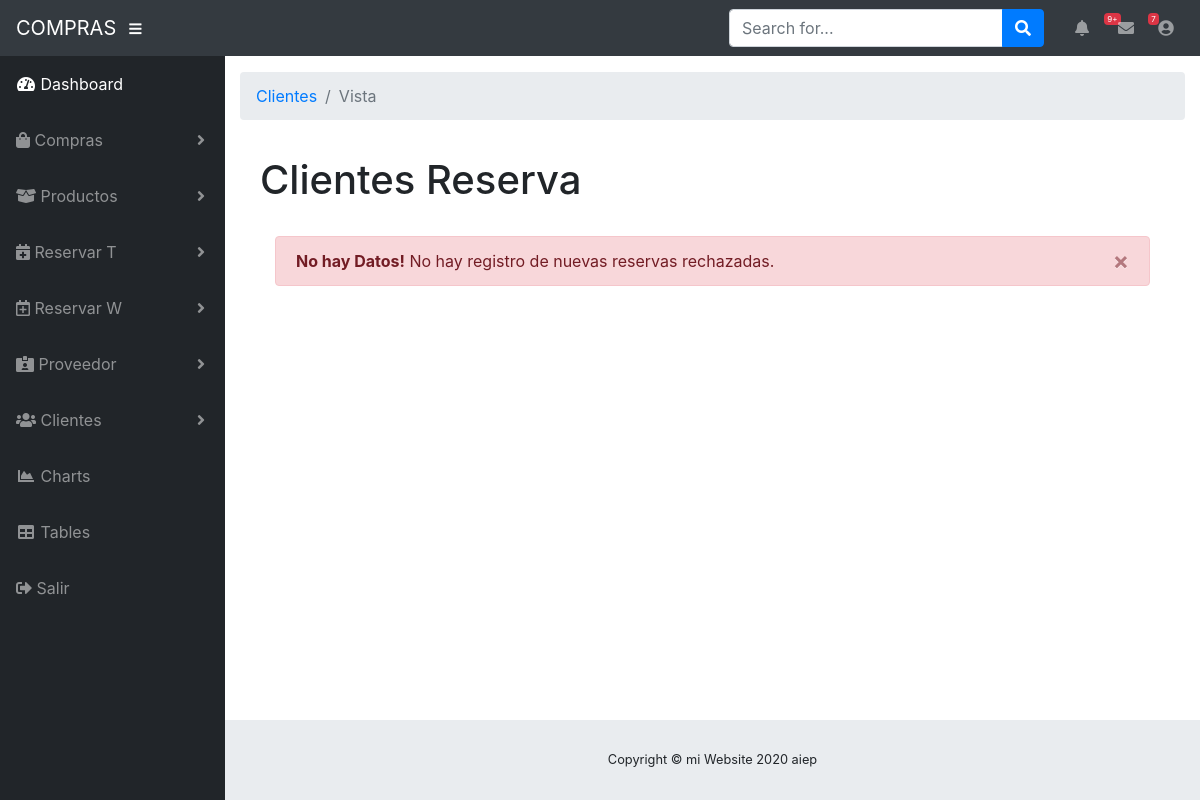
/reserva_rechazada_v.php (signed in), run on an earlier commit of the app's database.
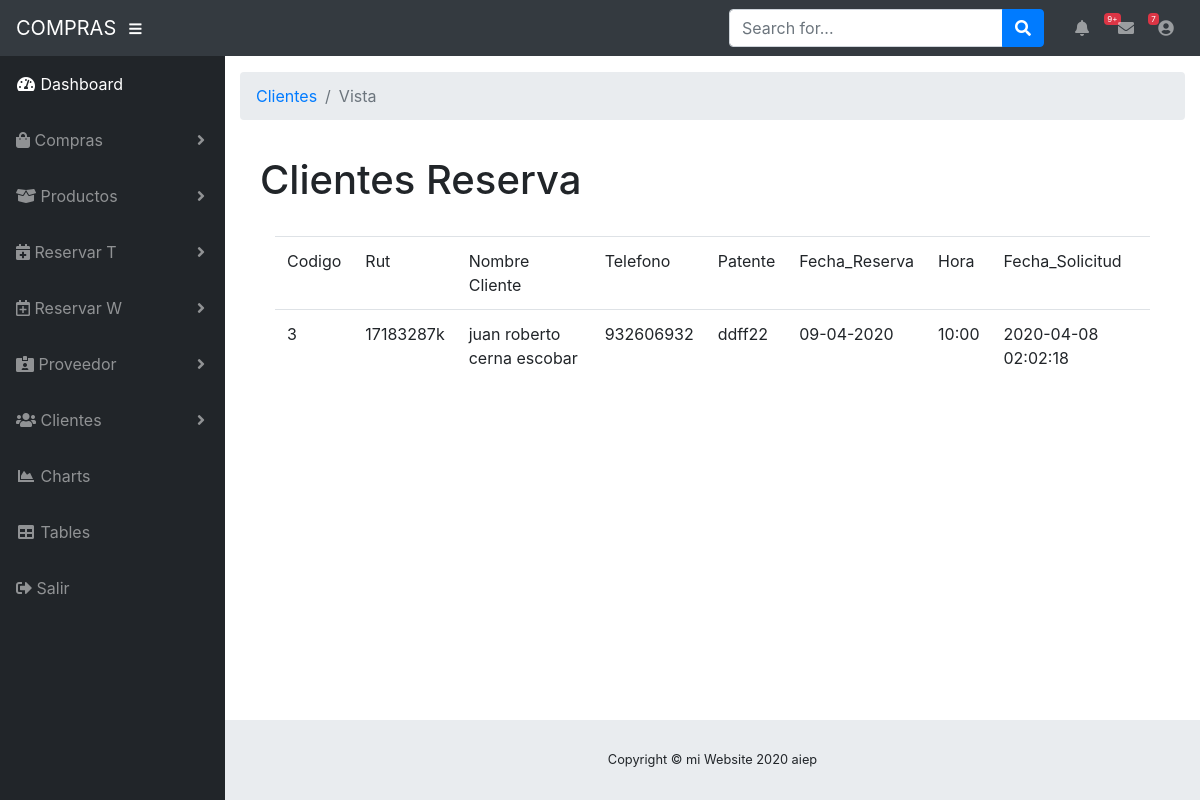
And on a later commit of the database.
### tables this page shows
CREATE TABLE `reserva` (
  `id_reserva` int(11) NOT NULL,
  `id_cliente` int(11) DEFAULT NULL,
  `id_vehiculo` int(11) DEFAULT NULL,
  `fecha_reserv` varchar(60) NOT NULL,
  `Hora` varchar(50) NOT NULL,
  `estado_reserva` int(1) DEFAULT 1,
  `ingreso_fecha` varchar(30) NOT NULL,
  `tipo` varchar(30) NOT NULL DEFAULT 'Sucursal'
);

CREATE TABLE `cliente` (
  `id_cliente` int(11) NOT NULL,
  `rut` varchar(10) DEFAULT NULL,
  `nombres` varchar(30) DEFAULT NULL,
  `apellidos` varchar(30) DEFAULT NULL,
  `telefono` int(9) DEFAULT NULL,
  `direccion` varchar(50) DEFAULT NULL,
  `email_cl` varchar(50) DEFAULT NULL,
  `fecha_ingreso` datetime DEFAULT NULL,
  `estado` int(11) NOT NULL DEFAULT 1
);

CREATE TABLE `vehiculo` (
  `id_vehiculo` int(11) NOT NULL,
  `id_cliente` int(11) DEFAULT NULL,
  `patente` varchar(6) DEFAULT NULL,
  `modelo_vehiculo` varchar(30) DEFAULT NULL,
  `tipo_vehiculo` varchar(30) DEFAULT NULL,
  `fechavehiculo` datetime DEFAULT NULL
);

### funciones/reserva_rechazada.php (the view, shortened to what this page needs)
<?php
$mysqli =new mysqli("localhost","root","","proyecto");
$salida ="";
$query ="select r.id_reserva,c.rut,c.nombres,c.apellidos,c.telefono,v.patente,r.fecha_reserv,r.Hora,r.ingreso_fecha,r.estado_reserva from reserva r,cliente c,vehiculo v where c.id_cliente = r.id_cliente and c.id_cliente = v.id_cliente and r.id_vehiculo = v.id_vehiculo and r.estado_reserva = 3";
$resultado = $mysqli->query($query);
if ($resultado->num_rows >0){
	$salida.="<form method='POST'>
		<div class='table-responsive'>
				<table class='table' id='rechazado'>
				<thead>
				<tr>
				    <td>Codigo</td>
					<td>Rut</td>
					<td>Nombre Cliente</td>
                    <td>Telefono</td>
					<td>Patente</td>
                    <td>Fecha_Reserva</td>
                    <td>Hora</td>
                    <td>Fecha_Solicitud</td>
				</tr>
				</thead>
				<tbody>";
	while($fila=$resultado->fetch_assoc()){
		$salida.="<tr>
					<td>".$fila['id_reserva']."</td>
                    <td>".$fila['rut']."</td>
					<td>".$fila['nombres'].' '.$fila['apellidos']."</td>
                    <td>".$fila['telefono']."</td>
                    <td>".$fila['patente']."</td>
                    <td>".$fila['fecha_reserv']."</td>
                    <td>".$fila['Hora']."</td>
                    <td>".$fila['ingreso_fecha']."</td>
				</tr>";
	}
	$salida.="</tbody>
	</table>
	</div>
	</form>
	<script>
$(document).ready(function() {
$('#rechazado').DataTable({
'language': {
'url': '//cdn.datatables.net/plug-ins/1.10.19/i18n/Spanish.json'
}
} );
} );
</script>";
}else{
	$salida.="
	<div class='alert alert-danger alert-dismissible'>
    <a href='#' class='close' data-dismiss='alert' aria-label='close'>&times;</a>
    <strong>No hay Datos!</strong> No hay registro de nuevas reservas rechazadas.
  </div>
	";
	}
	echo $salida;
?>

What changed in the data, as far as the page shows it:
added reserva: id_reserva "3", id_cliente.rut "17183287k", id_cliente.nombres "juan roberto", id_cliente.apellidos "cerna escobar", id_cliente.telefono "932606932", id_vehiculo.patente "ddff22", fecha_reserv "09-04-2020", Hora "10:00", ingreso_fecha "2020-04-08 02:02:18"
Also different on the page:
text no longer shown: "× No hay Datos! No hay registro de nuevas reservas rechazadas."
text now shown: "Codigo Rut Nombre Cliente Telefono Patente Fecha_Reserva Hora Fecha_Solicitud"
